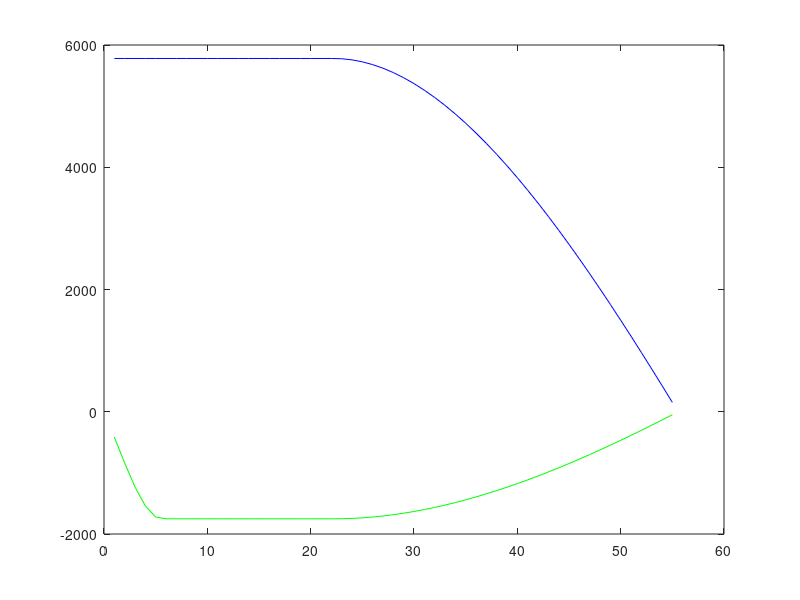

The MATLAB script that drew this image:
r =9.73;
nr=0.9

seuilCoupleMax = 660*r*nr;
seuilCoupleMin = -200*r*nr;
vitesseDecrochage = 80/3.6;
vitesseMax = 200/3.6;
vitesseFreinageReg = 20/3.6;

% x = [0, vitesseDecrochage, vitesseMax, vitesseDecrochage, vitesseFreinageReg, 0];
% y = [seuilCoupleMax, seuilCoupleMax, 0, seuilCoupleMin, seuilCoupleMin, 0];

xp = [0, vitesseDecrochage, vitesseMax];
yp = [seuilCoupleMax, seuilCoupleMax, 0];
xn = [vitesseMax, vitesseDecrochage, vitesseFreinageReg, 0];
yn = [0, seuilCoupleMin, seuilCoupleMin, 0];

v=(1:1:vitesseMax);

yp_int=interp1(xp,yp,v,'pchip');
yn_int=interp1(xn,yn,v,'pchip');

figure(5);
plot(v,yp_int,'b',v,yn_int,'g');